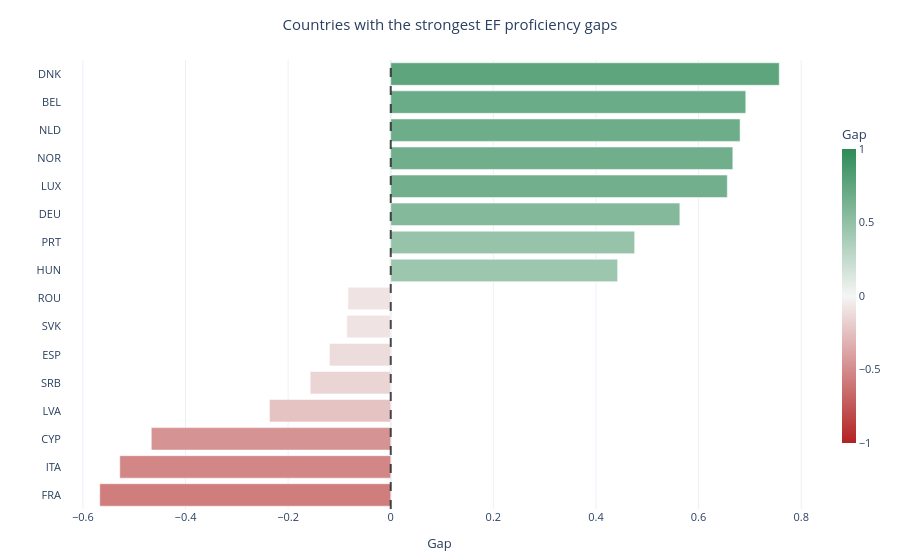

The notebook cell saved with this chart:
### Markdown cell above
## 4. Country performance comparison

Diverging bar chart showing all countries ranked by gap—green indicates outperformance relative to learning exposure, red underperformance.

### Code cell
# Strongest country-level contrasts

country_gap = (
    df.groupby(['iso3', 'geo'], as_index=False)['gap_pct']
    .mean()
    .dropna()
)

# Keep strongest positive and negative gaps
extremes = pd.concat([
    country_gap.nsmallest(8, 'gap_pct'),
    country_gap.nlargest(8, 'gap_pct')
])

# Sort for visual readability
extremes = extremes.sort_values('gap_pct')

fig_rank = px.bar(
    extremes,
    x='gap_pct',
    y='iso3',
    orientation='h',

    color='gap_pct',

    color_continuous_scale=[
        [0.0, '#B22222'],   # negative = red
        [0.5, '#F5F5F5'],   # neutral
        [1.0, '#2E8B57']    # positive = green
    ],

    range_color=[-1, 1],

    hover_name='geo',

    hover_data={
        'gap_pct': ':.2f',
        'iso3': False
    },

    title='Countries with the strongest EF proficiency gaps',

    labels={
        'gap_pct': 'Gap',
        'iso3': ''
    }
)

# Neutral reference line
fig_rank.add_vline(
    x=0,
    line_dash='dash',
    line_color='black',
    opacity=0.7
)

fig_rank.update_layout(
    coloraxis_colorbar_title='Gap'
)

apply_standard_layout(fig_rank, height=560)

fig_rank.show()

### Figure 1 — Plotly figure (JSON) as saved in the notebook; plotly's stock layout.template omitted (floating-point values rounded to 4 significant figures)
{"data": [{"hovertemplate": "<b>%{hovertext}</b><br><br>Gap=%{marker.color:.2f}<extra></extra>", "hovertext": ["FR", "IT", "CY", "LV", "RS", "ES", "SK", "RO", "HU", "PT", "DE", "LU", "NO", "NL", "BE", "DK"], "legendgroup": "", "marker": {"color": [-0.5671, -0.5281, -0.4667, -0.2363, -0.157, -0.1195, -0.08554, -0.08342, 0.4422, 0.4754, 0.5635, 0.656, 0.6667, 0.6809, 0.692, 0.7572], "coloraxis": "coloraxis", "pattern": {"shape": ""}}, "name": "", "orientation": "h", "showlegend": false, "textposition": "auto", "type": "bar", "x": [-0.5671, -0.5281, -0.4667, -0.2363, -0.157, -0.1195, -0.08554, -0.08342, 0.4422, 0.4754, 0.5635, 0.656, 0.6667, 0.6809, 0.692, 0.7572], "xaxis": "x", "y": ["FRA", "ITA", "CYP", "LVA", "SRB", "ESP", "SVK", "ROU", "HUN", "PRT", "DEU", "LUX", "NOR", "NLD", "BEL", "DNK"], "yaxis": "y"}], "layout": {"barmode": "relative", "coloraxis": {"cmax": 1, "cmin": -1, "colorbar": {"len": 0.75, "thickness": 14, "title": {"text": "Gap"}}, "colorscale": [[0, "#B22222"], [0.5, "#F5F5F5"], [1, "#2E8B57"]]}, "font": {"size": 11}, "height": 560, "legend": {"tracegroupgap": 0}, "margin": {"b": 40, "l": 40, "r": 40, "t": 60}, "shapes": [{"line": {"color": "black", "dash": "dash"}, "opacity": 0.7, "type": "line", "x0": 0, "x1": 0, "xref": "x", "y0": 0, "y1": 1, "yref": "y domain"}], "title": {"text": "Countries with the strongest EF proficiency gaps", "x": 0.5}, "xaxis": {"anchor": "y", "domain": [0, 1], "title": {"text": "Gap"}}, "yaxis": {"anchor": "x", "domain": [0, 1], "title": {"text": ""}}}}
